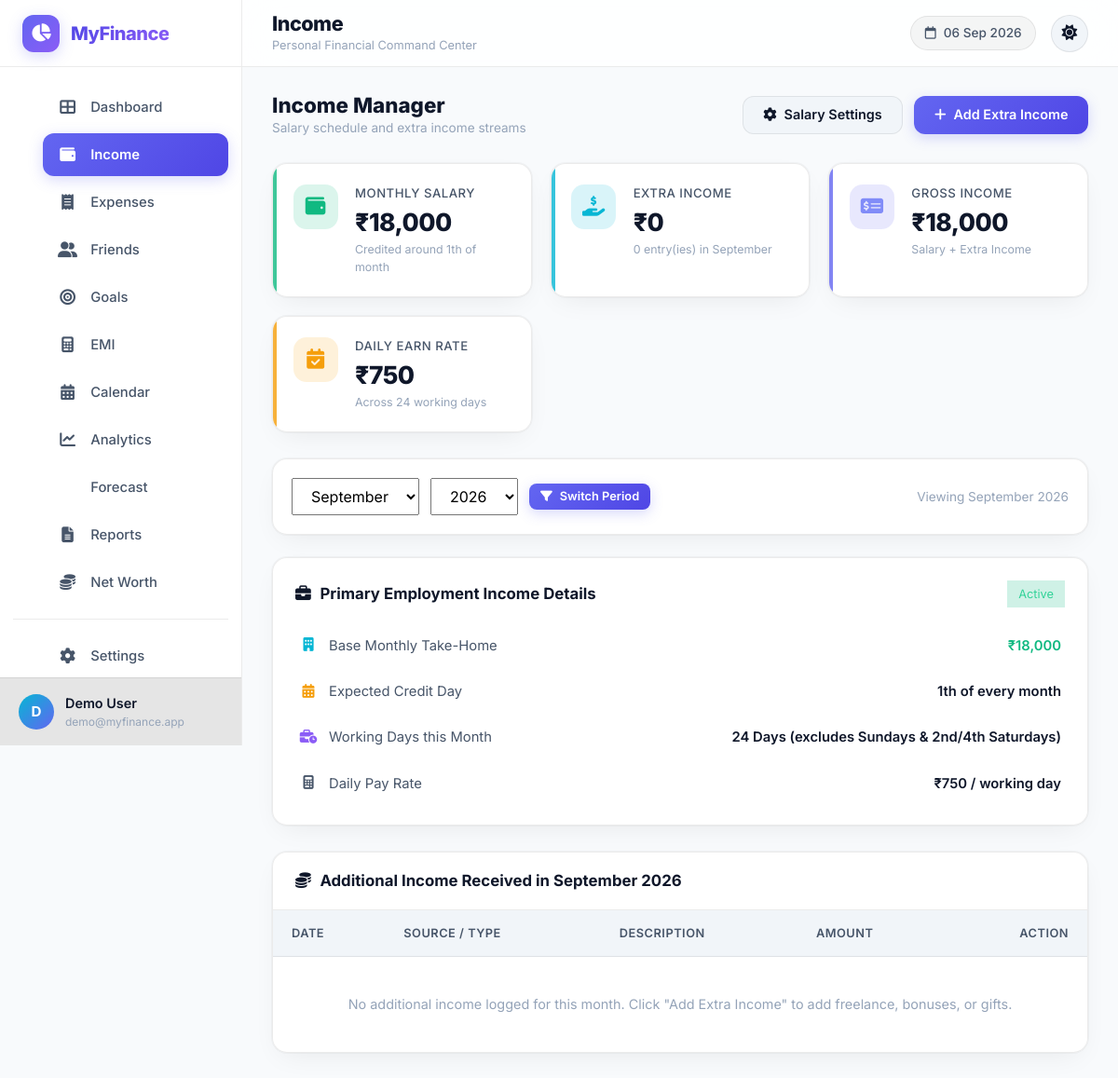
Screenshot of /public/income.php (signed in) with the database file from the repository.
### tables this page shows
CREATE TABLE `users` (
  `id` INT UNSIGNED NOT NULL AUTO_INCREMENT,
  `name` VARCHAR(100) NOT NULL,
  `email` VARCHAR(150) NOT NULL,
  `password_hash` VARCHAR(255) NOT NULL,
  `avatar` VARCHAR(255) DEFAULT NULL,
  `theme` ENUM('dark','light') DEFAULT 'light',
  `created_at` DATETIME NOT NULL DEFAULT CURRENT_TIMESTAMP,
  `updated_at` DATETIME NOT NULL DEFAULT CURRENT_TIMESTAMP ON UPDATE CURRENT_TIMESTAMP,
  PRIMARY KEY (`id`),
  UNIQUE KEY `uk_email` (`email`)
);

CREATE TABLE `financial_settings` (
  `id` INT UNSIGNED NOT NULL AUTO_INCREMENT,
  `user_id` INT UNSIGNED NOT NULL,
  `salary` DECIMAL(12,2) NOT NULL DEFAULT 18000.00,
  `salary_date` TINYINT UNSIGNED NOT NULL DEFAULT 1,
  `daily_travel_cost` DECIMAL(8,2) NOT NULL DEFAULT 40.00,
  `recharge_amount` DECIMAL(8,2) NOT NULL DEFAULT 349.00,
  `recharge_interval_days` INT UNSIGNED NOT NULL DEFAULT 90,
  `recharge_provider` VARCHAR(100) DEFAULT 'Jio',
  `next_recharge_date` DATE DEFAULT NULL,
  `current_cash` DECIMAL(12,2) NOT NULL DEFAULT 2000.00,
  `bank_balance` DECIMAL(12,2) NOT NULL DEFAULT 0.00,
  `upi_balance` DECIMAL(12,2) NOT NULL DEFAULT 0.00,
  `sunday_holiday` TINYINT(1) NOT NULL DEFAULT 1,
  `second_saturday_holiday` TINYINT(1) NOT NULL DEFAULT 1,
  `fourth_saturday_holiday` TINYINT(1) NOT NULL DEFAULT 1,
  `emi_comfortable_pct` DECIMAL(5,2) DEFAULT 20.00,
  `emi_moderate_pct` DECIMAL(5,2) DEFAULT 30.00,
  `emi_high_pct` DECIMAL(5,2) DEFAULT 40.00,
  `emergency_fund_months` TINYINT UNSIGNED DEFAULT 6,
  `created_at` DATETIME NOT NULL DEFAULT CURRENT_TIMESTAMP,
  `updated_at` DATETIME NOT NULL DEFAULT CURRENT_TIMESTAMP ON UPDATE CURRENT_TIMESTAMP,
  PRIMARY KEY (`id`),
  UNIQUE KEY `uk_user` (`user_id`),
  CONSTRAINT `fk_settings_user` FOREIGN KEY (`user_id`) REFERENCES `users`(`id`) ON DELETE CASCADE
);

### public/income.php (the view, shortened to what the rows shown need)
<?php
require_once __DIR__ . '/../includes/auth.php';
require_once __DIR__ . '/../includes/functions.php';
require_once __DIR__ . '/../includes/finance.php';
$userId = getCurrentUserId();
$db = getDB();
$settings = getUserSettings($userId);
$year = (int)($_GET['year'] ?? date('Y'));
$month = (int)($_GET['month'] ?? date('n'));
$monthly = generateMonthlyFinancialRecord($userId, $year, $month);
$salary = (float)$settings['salary'];
$workingDays = getWorkingDays($year, $month, $settings);
$dailyRate = $workingDays > 0 ? ($salary / $workingDays) : 0;
$stmt = $db->prepare(
    'SELECT * FROM income WHERE user_id = ? AND YEAR(income_date) = ? AND MONTH(income_date) = ? ORDER BY income_date DESC, created_at DESC'
);
$stmt->execute([$userId, $year, $month]);
$incomes = $stmt->fetchAll();
$additionalIncomeTotal = array_sum(array_column($incomes, 'amount'));
$totalIncome = $salary + $additionalIncomeTotal;
include __DIR__ . '/../includes/header.php';
?>
<div class="page-header-actions">
    <div>
        <h2 style="font-size: 1.4rem; font-weight: 800; margin: 0;">Income Manager</h2>
    </div>
</div>
<div class="overview-grid" style="grid-template-columns: repeat(auto-fit, minmax(220px, 1fr));">
    <div class="stat-card stat-income" data-animate>
        <div class="stat-content">
            <div class="stat-label">Monthly Salary</div>
            <div class="stat-value" data-count="<?= $salary ?>"><?= formatINR($salary) ?></div>
            <div class="stat-meta">Credited around <?= (int)$settings['salary_date'] ?>th of month</div>
        </div>
    </div>
    <div class="stat-card stat-savings" data-animate>
        <div class="stat-content">
            <div class="stat-label">Gross Income</div>
            <div class="stat-value" data-count="<?= $totalIncome ?>"><?= formatINR($totalIncome) ?></div>
            <div class="stat-meta">Salary + Extra Income</div>
        </div>
    </div>
    <div class="stat-card stat-friends" data-animate>
        <div class="stat-content">
            <div class="stat-label">Daily Earn Rate</div>
            <div class="stat-value" data-count="<?= $dailyRate ?>"><?= formatINR($dailyRate) ?></div>
            <div class="stat-meta">Across <?= $workingDays ?> working days</div>
        </div>
    </div>
</div>
<div class="breakdown-card" data-animate style="margin-bottom: 1.75rem;">
    <div class="breakdown-body">
        <div class="breakdown-row">
            <span class="bk-label"><i class="fas fa-building text-info"></i> Base Monthly Take-Home</span>
            <span class="bk-value text-success"><?= formatINR($salary) ?></span>
        </div>
        <div class="breakdown-row">
            <span class="bk-label"><i class="fas fa-calendar-alt text-warning"></i> Expected Credit Day</span>
            <span class="bk-value"><?= (int)$settings['salary_date'] ?>th of every month</span>
        </div>
        <div class="breakdown-row">
            <span class="bk-label"><i class="fas fa-calculator text-cyan"></i> Daily Pay Rate</span>
            <span class="bk-value"><?= formatINR($dailyRate) ?> / working day</span>
        </div>
    </div>
</div>
<div class="table-card" data-animate>
    <div style="overflow-x: auto;">
        <table class="custom-table">
            <thead>
                <tr>
                    <th>Date</th>
                    <th>Source / Type</th>
                    <th>Description</th>
                    <th>Amount</th>
                    <th style="text-align: right;">Action</th>
                </tr>
            </thead>
        </table>
    </div>
</div>
<?php include __DIR__ . '/../includes/footer.php'; ?>

### includes/header.php (shortened to what the rows shown need)
<?php
$currentUser = getCurrentUser();
$userTheme = $_SESSION['user_theme'] ?? 'light';
?>
<!DOCTYPE html>
<html lang="en" data-theme="<?= e($userTheme) ?>">
<head>
    <link href="https://cdn.jsdelivr.net/npm/bootstrap@5.3.3/dist/css/bootstrap.min.css" rel="stylesheet">
    <link href="https://cdnjs.cloudflare.com/ajax/libs/font-awesome/6.5.1/css/all.min.css" rel="stylesheet">
    <link href="../assets/css/style.css" rel="stylesheet">
</head>
<body class="theme-<?= e($userTheme) ?>">
    <div class="app-wrapper" id="appWrapper">
        <aside class="sidebar" id="sidebar">
            <div class="sidebar-footer">
                <div class="user-card">
                    <div class="user-avatar">
                        <?= strtoupper(substr($currentUser['name'] ?? 'U', 0, 1)) ?>
                    </div>
                    <div class="user-info">
                        <div class="user-name"><?= e($currentUser['name'] ?? 'User') ?></div>
                        <div class="user-email"><?= e($currentUser['email'] ?? '') ?></div>
                    </div>
                </div>
            </div>
        </aside>
        <main class="main-content" id="mainContent">
            <header class="top-bar">
                <div class="top-bar-left">
                    <div class="page-title-area">
                        <h1 class="page-title"><?= e(PAGE_TITLE) ?></h1>
                    </div>
                </div>
            </header>
            <div class="content-wrapper">

### rows the page displays
users: name "D", name "Demo User", email "demo@myfinance.app"
financial_settings: salary "₹18,000", salary_date "1", salary "₹750"

### other values shown
APP_NAME "MyFinance"
PAGE_TITLE "Income"
formatINR($additionalIncomeTotal) "₹0"
count($incomes) "0"
$workingDays "24"
form field month "September"
form field year "2026"
